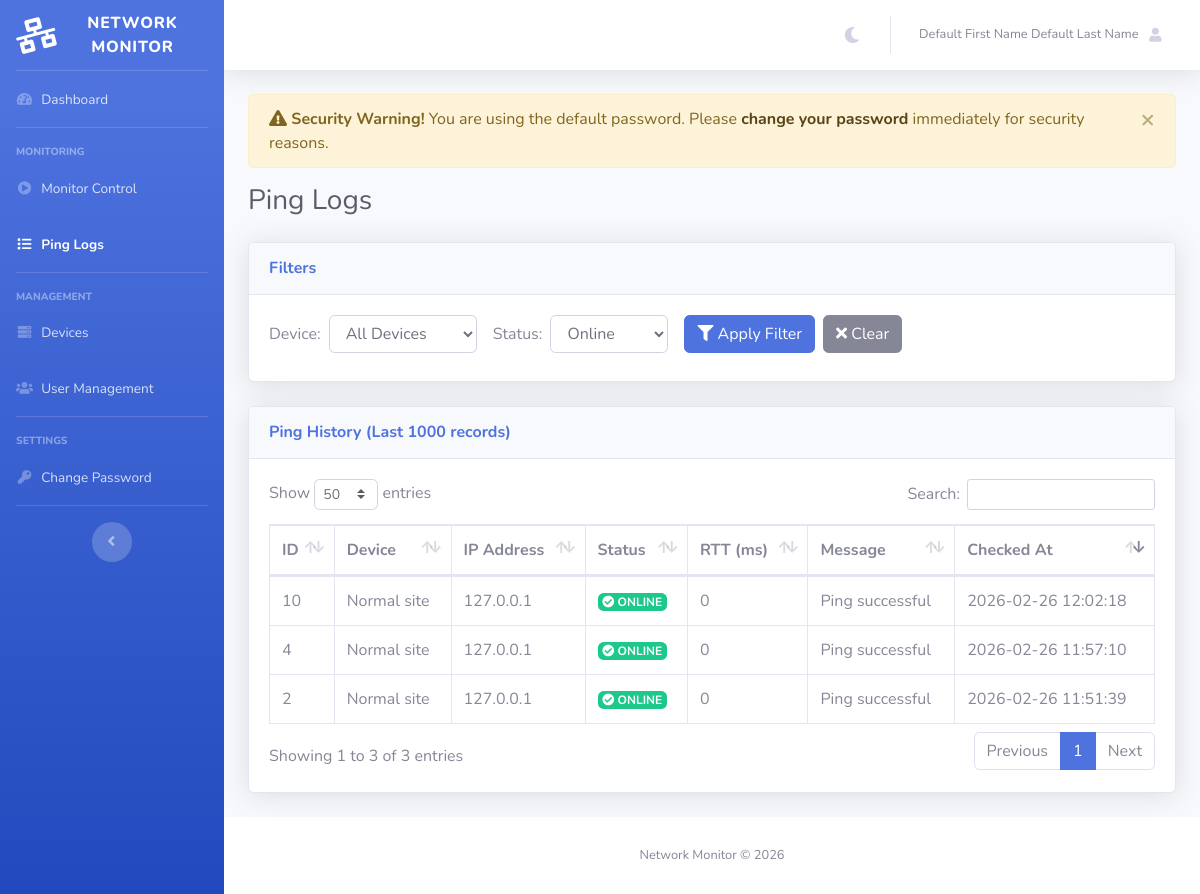
/logs.php?status=ONLINE (signed in), run on an earlier commit of the app's database.
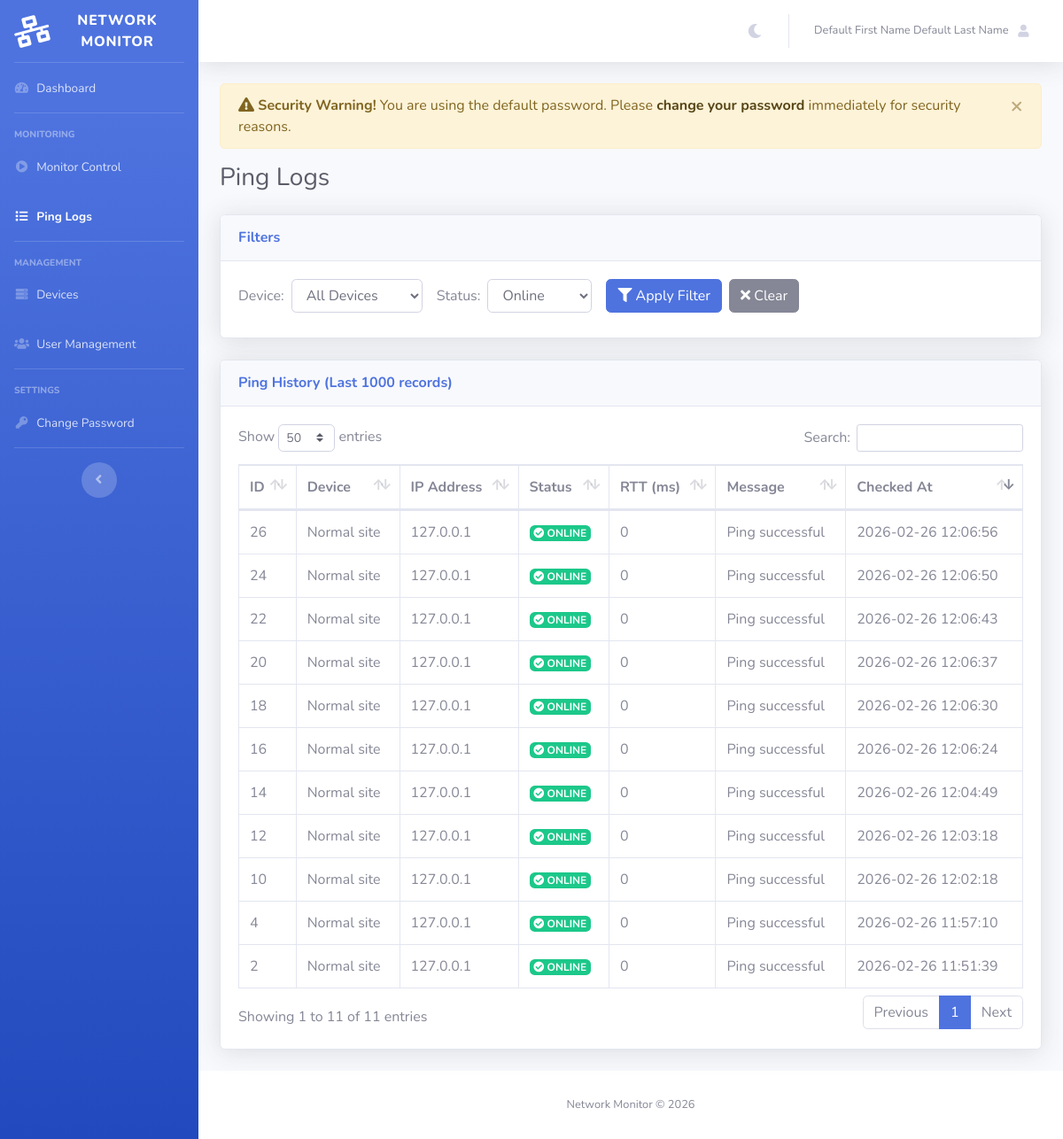
And on a later commit of the database.
### tables this page shows
CREATE TABLE ping_logs (
            id INTEGER PRIMARY KEY AUTOINCREMENT,
            device_id INTEGER NOT NULL,
            status TEXT NOT NULL CHECK (status IN ('ONLINE','OFFLINE')),
            rtt_ms INTEGER,
            message TEXT,
            checked_at TEXT NOT NULL DEFAULT (datetime('now')),
            FOREIGN KEY (device_id) REFERENCES devices(id) ON DELETE CASCADE
        );

CREATE TABLE devices (
            id INTEGER PRIMARY KEY AUTOINCREMENT,
            name TEXT NOT NULL,
            ip_address TEXT NOT NULL UNIQUE,
            notes TEXT,
            is_active INTEGER NOT NULL DEFAULT 1,
            created_at TEXT NOT NULL DEFAULT (datetime('now'))
        );

### logs.php (the view, shortened to what this page needs)
<?php
$first_name = $_SESSION['first_name'] ?? 'User';
$last_name = $_SESSION['last_name'] ?? '';
$need_password_change = $_SESSION['need_password_change'] ?? 0;
$device_filter = $_GET['device'] ?? '';
$status_filter = $_GET['status'] ?? '';
$pdo = db();
$query = "
    SELECT
        pl.id,
        pl.device_id,
        d.name as device_name,
        d.ip_address,
        pl.status,
        pl.rtt_ms,
        pl.message,
        pl.checked_at
    FROM ping_logs pl
    INNER JOIN devices d ON pl.device_id = d.id
    WHERE 1=1
";
$params = [];
if ($status_filter) {
    $query .= " AND pl.status = :status";
    $params[':status'] = $status_filter;
}
$query .= " ORDER BY pl.checked_at DESC LIMIT 1000";
$stmt = $pdo->prepare($query);
$stmt->execute($params);
$logs = $stmt->fetchAll(PDO::FETCH_ASSOC);
$active_page = 'logs';
$page_styles = '
<link href="sb_admin_theme/vendor/datatables/dataTables.bootstrap4.min.css" rel="stylesheet">
';
require_once __DIR__ . '/includes/header.php';
?>
    <div id="wrapper">
        <?php require_once __DIR__ . '/includes/sidebar.php'; ?>
        <div id="content-wrapper" class="d-flex flex-column">
            <div id="content">
                <?php require_once __DIR__ . '/includes/topbar.php'; ?>
                <div class="container-fluid">
                    <?php require_once __DIR__ . '/includes/alerts.php'; ?>
                    <div class="d-sm-flex align-items-center justify-content-between mb-4">
                        <h1 class="h3 mb-0 text-gray-800">Ping Logs</h1>
                    </div>
                    <div class="card shadow mb-4">
                        <div class="card-header py-3">
                            <h6 class="m-0 font-weight-bold text-primary">Filters</h6>
                        </div>
                        <div class="card-body">
                            <form method="GET" class="form-inline">
                                <div class="form-group mr-3 mb-2">
                                    <label for="device" class="mr-2">Device:</label>
                                    <select name="device" id="device" class="form-control">
                                        <option value="">All Devices</option>
                                    </select>
                                </div>
                                <div class="form-group mr-3 mb-2">
                                    <label for="status" class="mr-2">Status:</label>
                                    <select name="status" id="status" class="form-control">
                                        <option value="ONLINE" <?php echo ($status_filter === 'ONLINE') ? 'selected' : ''; ?>>Online</option>
                                    </select>
                                </div>
                                <button type="submit" class="btn btn-primary mb-2">
                                    <i class="fas fa-filter"></i> Apply Filter
                                </button>
                                <?php if ($device_filter || $status_filter): ?>
                                    <a href="logs.php" class="btn btn-secondary ml-2 mb-2">
                                        <i class="fas fa-times"></i> Clear
                                    </a>
                                <?php endif; ?>
                            </form>
                        </div>
                    </div>
                    <div class="card shadow mb-4">
                        <div class="card-header py-3">
                            <h6 class="m-0 font-weight-bold text-primary">
                                Ping History (Last 1000 records)
                            </h6>
                        </div>
                        <div class="card-body">
                            <?php if (empty($logs)): ?>
                                <div class="alert alert-info">
                                    <i class="fas fa-info-circle"></i> No ping logs found. Run the ping script to start monitoring devices.
                                </div>
                            <?php else: ?>
                                <div class="table-responsive">
                                    <table class="table table-bordered" id="logsTable" width="100%" cellspacing="0">
                                        <thead>
                                            <tr>
                                                <th>ID</th>
                                                <th>Device</th>
                                                <th>IP Address</th>
                                                <th>Status</th>
                                                <th>RTT (ms)</th>
                                                <th>Message</th>
                                                <th>Checked At</th>
                                            </tr>
                                        </thead>
                                        <tbody>
                                            <?php foreach ($logs as $log): ?>
                                            <tr>
                                                <td><?php echo htmlspecialchars($log['id']); ?></td>
                                                <td><?php echo htmlspecialchars($log['device_name']); ?></td>
                                                <td><?php echo htmlspecialchars($log['ip_address']); ?></td>
                                                <td>
                                                    <?php if ($log['status'] === 'ONLINE'): ?>
                                                        <span class="badge badge-success">
                                                            <i class="fas fa-check-circle"></i> ONLINE
                                                        </span>
                                                    <?php else: ?>
                                                        <span class="badge badge-danger">
                                                            <i class="fas fa-times-circle"></i> OFFLINE
                                                        </span>
                                                    <?php endif; ?>
                                                </td>
                                                <td>
                                                    <?php
                                                    if ($log['rtt_ms'] !== null) {
                                                        echo htmlspecialchars($log['rtt_ms']);
                                                    } else {
                                                        echo '<span class="text-muted">—</span>';
                                                    }
                                                    ?>
                                                </td>
                                                <td><?php echo htmlspecialchars($log['message'] ?? ''); ?></td>
                                                <td><?php echo htmlspecialchars($log['checked_at']); ?></td>
                                            </tr>
                                            <?php endforeach; ?>
                                        </tbody>
                                    </table>
                                </div>
                            <?php endif; ?>
                        </div>
                    </div>
                </div>
            </div>
<?php require_once __DIR__ . '/includes/footer.php'; ?>

### includes/header.php (shortened to what this page needs)
<!DOCTYPE html>
<html lang="en">
<head>
    <link href="sb_admin_theme/vendor/fontawesome-free/css/all.min.css" rel="stylesheet" type="text/css">
    <link href="sb_admin_theme/css/sb-admin-2.min.css" rel="stylesheet">
    <?php if (isset($page_styles)): ?>
        <?php echo $page_styles; ?>
    <?php endif; ?>
</head>
<body id="page-top">

### includes/sidebar.php
<ul class="navbar-nav bg-gradient-primary sidebar sidebar-dark accordion" id="accordionSidebar">
    <a class="sidebar-brand d-flex align-items-center justify-content-center" href="dashboard.php">
        <div class="sidebar-brand-icon rotate-n-15">
            <i class="fas fa-network-wired"></i>
        </div>
        <div class="sidebar-brand-text mx-3">Network Monitor</div>
    </a>
    <hr class="sidebar-divider my-0">
    <li class="nav-item<?php echo ($active_page === 'dashboard') ? ' active' : ''; ?>">
        <a class="nav-link" href="dashboard.php">
            <i class="fas fa-fw fa-tachometer-alt"></i>
            <span>Dashboard</span></a>
    </li>
    <hr class="sidebar-divider">
    <div class="sidebar-heading">
        Monitoring
    </div>
    <li class="nav-item<?php echo ($active_page === 'monitor_control' || $active_page === 'monitor_logs') ? ' active' : ''; ?>">
        <a class="nav-link" href="monitor_control.php">
            <i class="fas fa-fw fa-play-circle"></i>
            <span>Monitor Control</span></a>
    </li>
    <li class="nav-item<?php echo ($active_page === 'logs') ? ' active' : ''; ?>">
        <a class="nav-link" href="logs.php">
            <i class="fas fa-fw fa-list"></i>
            <span>Ping Logs</span></a>
    </li>
    <hr class="sidebar-divider">
    <div class="sidebar-heading">
        Management
    </div>
    <li class="nav-item<?php echo ($active_page === 'devices') ? ' active' : ''; ?>">
        <a class="nav-link" href="devices.php">
            <i class="fas fa-fw fa-server"></i>
            <span>Devices</span></a>
    </li>
    <li class="nav-item<?php echo ($active_page === 'users') ? ' active' : ''; ?>">
        <a class="nav-link" href="users.php">
            <i class="fas fa-fw fa-users"></i>
            <span>User Management</span></a>
    </li>
    <hr class="sidebar-divider">
    <div class="sidebar-heading">
        Settings
    </div>
    <li class="nav-item<?php echo ($active_page === 'change_password') ? ' active' : ''; ?>">
        <a class="nav-link" href="change_password.php">
            <i class="fas fa-fw fa-key"></i>
            <span>Change Password</span></a>
    </li>
    <hr class="sidebar-divider d-none d-md-block">
    <div class="text-center d-none d-md-inline">
        <button class="rounded-circle border-0" id="sidebarToggle"></button>
    </div>
</ul>

### includes/topbar.php (shortened to what this page needs)
<nav class="navbar navbar-expand navbar-light bg-white topbar mb-4 static-top shadow">
    <ul class="navbar-nav ml-auto">
        <li class="nav-item no-arrow mx-1">
            <button class="btn btn-link nav-link" id="themeToggle" title="Toggle Dark Mode">
                <i class="fas fa-moon fa-fw"></i>
            </button>
        </li>
        <li class="nav-item dropdown no-arrow">
            <a class="nav-link dropdown-toggle" href="#" id="userDropdown" role="button"
                data-toggle="dropdown" aria-haspopup="true" aria-expanded="false">
                <span class="mr-2 d-none d-lg-inline text-gray-600 small"><?php echo htmlspecialchars($first_name . ' ' . $last_name); ?></span>
                <i class="fas fa-user fa-sm fa-fw mr-2 text-gray-400"></i>
            </a>
        </li>
    </ul>
</nav>

### includes/alerts.php (shortened to what this page needs)
<?php if (isset($need_password_change) && $need_password_change): ?>
    <div class="alert alert-warning alert-dismissible fade show" role="alert">
        <strong><i class="fas fa-exclamation-triangle"></i> Security Warning!</strong>
        You are using the default password. Please <a href="change_password.php" class="alert-link">change your password</a> immediately for security reasons.
        <button type="button" class="close" data-dismiss="alert" aria-label="Close">
            <span aria-hidden="true">&times;</span>
        </button>
    </div>
<?php endif; ?>

### includes/footer.php (shortened to what this page needs)
            <footer class="sticky-footer bg-white">
                <div class="container my-auto">
                    <div class="copyright text-center my-auto">
                        <span>Network Monitor &copy; 2026</span>
                    </div>
                </div>
            </footer>
        </div>
    </div>
</body>
</html>

### includes/header.php (style rules this page uses)
body { transition: background-color 0.3s ease, color 0.3s ease; }
#themeToggle { background: none; border: none; cursor: pointer; padding: 0.5rem; transition: color 0.3s ease; }

What changed in the data, as far as the page shows it:
added ping_logs: id "26", device.name "Normal site", device.ip_address "127.0.0.1", status "ONLINE" (drawn), rtt_ms "0", message "Ping successful", checked_at "2026-02-26 12:06:56"
added ping_logs: id "24", device.name "Normal site", device.ip_address "127.0.0.1", status "ONLINE" (drawn), rtt_ms "0", message "Ping successful", checked_at "2026-02-26 12:06:50"
added ping_logs: id "22", device.name "Normal site", device.ip_address "127.0.0.1", status "ONLINE" (drawn), rtt_ms "0", message "Ping successful", checked_at "2026-02-26 12:06:43"
added ping_logs: id "20", device.name "Normal site", device.ip_address "127.0.0.1", status "ONLINE" (drawn), rtt_ms "0", message "Ping successful", checked_at "2026-02-26 12:06:37"
added ping_logs: id "18", device.name "Normal site", device.ip_address "127.0.0.1", status "ONLINE" (drawn), rtt_ms "0", message "Ping successful", checked_at "2026-02-26 12:06:30"
added ping_logs: id "16", device.name "Normal site", device.ip_address "127.0.0.1", status "ONLINE" (drawn), rtt_ms "0", message "Ping successful", checked_at "2026-02-26 12:06:24"
added ping_logs: id "14", device.name "Normal site", device.ip_address "127.0.0.1", status "ONLINE" (drawn), rtt_ms "0", message "Ping successful", checked_at "2026-02-26 12:04:49"
added ping_logs: id "12", device.name "Normal site", device.ip_address "127.0.0.1", status "ONLINE" (drawn), rtt_ms "0", message "Ping successful", checked_at "2026-02-26 12:03:18"
Also different on the page:
text written by a page script: "Show entries Search: Showing 1 to 3 of 3 entries Previous 1 Next" → "Show entries Search: Showing 1 to 11 of 11 entries Previous 1 Next"
